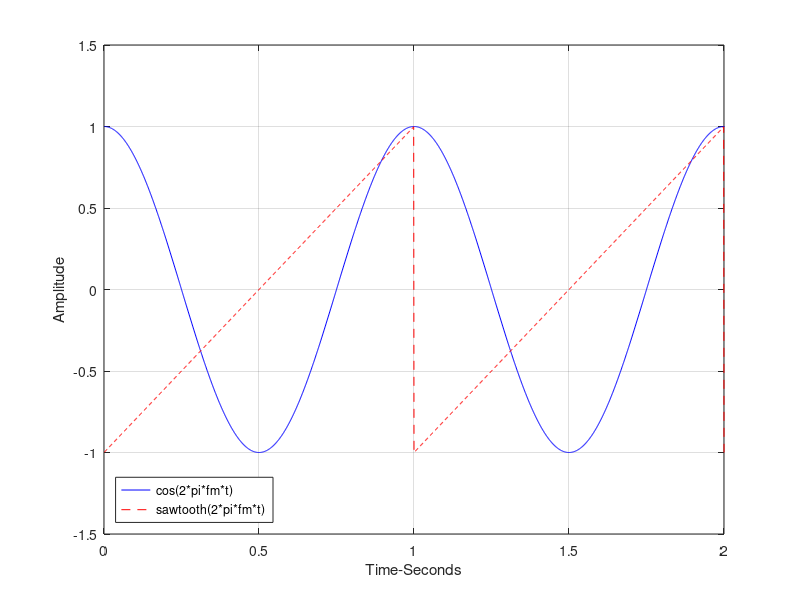

Write the MATLAB code that produced this figure. (Note: this script raises an error after producing the figure.)
%%Input Messegae Signal
Fa=1000; %sampling rate
ta=1/Fa; %sampling frequency
T=3;

t=ta:ta:T; %interval
fm=1; %message frequency;
y1=cos(2*pi*fm*t); %sinusoidal form
y2=sawtooth(2*pi*fm*t); %triangular form

figure(1)
plot(t,y1,'b-');
hold on
plot(t,y2,'r--');
grid on
xlabel('Time-Seconds');
ylabel('Amplitude');
legend('cos(2*pi*fm*t)','sawtooth(2*pi*fm*t)','Location','southwest');
axis([0 2 -1.5 1.5]); %x eksenindeki interval ve y eksenindeki interval
%% Calculate Fourier Transform
Fa=1000; %sampling rate
ta=1/Fa; %sampling frequency
T=1;
q=pi:-pi;
t=ta:ta:T; % time interval
fm1=50; %message frequency Hz;
y1=cos(2*pi*fm1*t+q); %sinusoidal form
n=length(y1);
fre1=fftshift(fft(y1,n)); %fft(X) is the discrete Fourier transform (DFT) of vector X. fftshift Shift zero-frequency component to center of spectrum.

fm2=150; %message frequency Hz;
y2=cos(2*pi*fm2*t); %sinusoidal form
n=length(y2);
fre2=fftshift(fft(y2,n));

y=y1+y2;
n=length(y);
fre=fftshift(fft(y,n)); %Fourier transform in y axis.
f=(-(n-1)/2:(n-1)/2)*(Fa/n); %Generate discrete frequency vector x axis

% These outputs in time domain
figure(1)
subplot(311);
plot(t,y1,'b');
title('(a)');
subplot(312);
plot(t,y2,'b');
title('(b)');
subplot(313);
plot(t,y,'b');
title('(c)');
xlabel('Time-Seconds');

%These outputs in frequency domain
figure(2)
subplot(311);
stem(f,abs(fre1)/n);
title('(a)');
grid on
subplot(312);
stem(f,abs(fre2)/n);
title('(b)');
grid on
subplot(313);
stem(f,abs(fre)/n);
title('(c)');
grid on
xlabel('Frequency');

%Design A lowpass Filter

f_cuttof=50;
f_stop=150;
lpFilt=designfilt('lowpassfir','PassbandFrequency',f_cuttof,'StopbandFrequency',f_stop,'SampleRate',Fa);
fvtool(lpFilt); %  opens the filter visualization tool to analyze the responseof digital filter D.
rec_y1=filter(lpFilt,y); %apply filter for your datas
n=length(rec_y1);
fre_rec=fftshift(fft(rec_y1,n)); %fourier transform of y

figure(4)
plot(t,y1,'b');
hold on
plot(t,rec_y1,'r');
xlabel('Time seconds');
ylabel('Amplitude');
legend('Voice from pc','Voice with filter','Location','southwest');

figure(5)
stem(f,abs(fre)/n,'bo');
hold on
stem(f,abs(rec_y1)/n,'rv');
xlabel('Frequency');
ylabel('Gain');
grid on




















